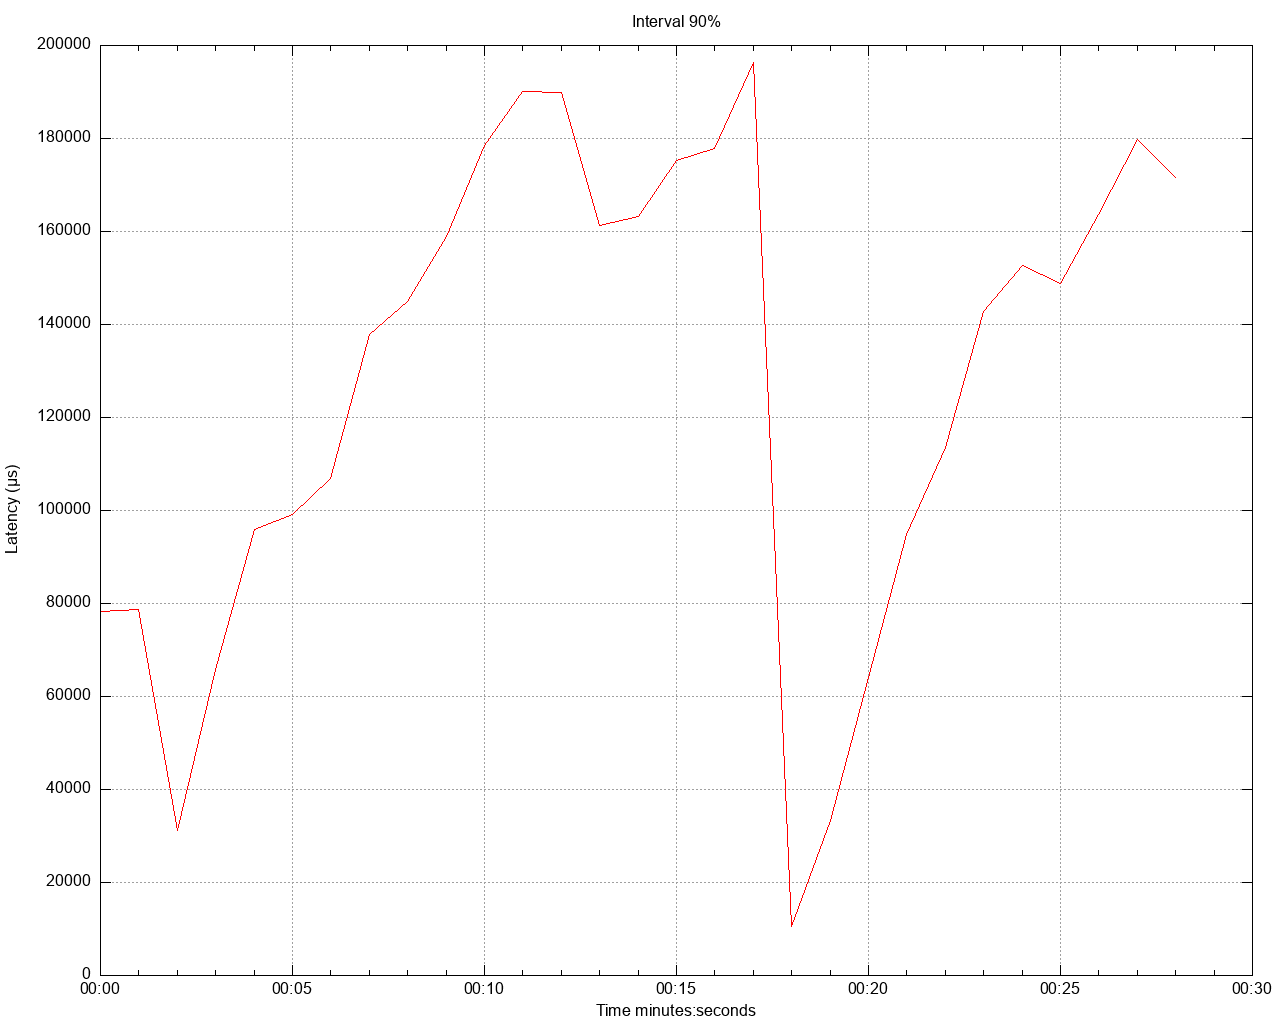

This chart was generated by the following gnuplot code:
set title 'Interval 90%' noenhanced
set style data lines
set datafile separator ","
set terminal png size 1280,1024
set grid
set key below
set xdata time
set timefmt "%s"
offset = 0
t0(x)=(offset=($0==0) ? x : offset, x - offset)
set xlabel 'Time minutes:seconds'
set ylabel 'Latency (μs)'
set output '/Users/gbarnett/git/hazelcast-simulator/atomiclong-3node-member/atomicreference/latency/latency_interval_90_sixteenKbWrite.png'
plot \
   '/Users/gbarnett/git/hazelcast-simulator/atomiclong-3node-member/atomicreference/data/latency_interval_90_sixteenKbWrite_1.data' using (t0(timecolumn(1))):2 title "" lt rgb "red", \
